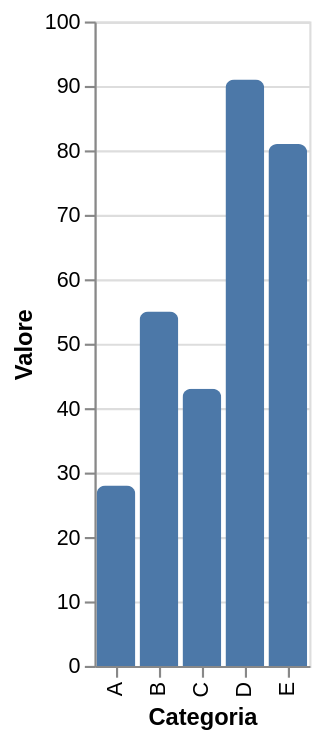

Write the Vega-Lite specification saved for this chart.
### Vega-Lite specification from a JSON file in a GitHub repository (floating-point values rounded to 4 significant figures)
{"$schema": "https://vega.github.io/schema/vega-lite/v5.json", "config": {"view": {"continuousHeight": 300, "continuousWidth": 400}}, "data": {"name": "data-2ac70d189ed9a45a891ae91238c97cd4"}, "datasets": {"data-2ac70d189ed9a45a891ae91238c97cd4": [{"a": "A", "b": 28}, {"a": "B", "b": 55}, {"a": "C", "b": 43}, {"a": "D", "b": 91}, {"a": "E", "b": 81}]}, "params": [{"name": "hover", "select": {"type": "point", "on": "pointerover", "clear": "pointerout"}}], "encoding": {"x": {"field": "a", "type": "nominal", "axis": {"title": "Categoria"}}, "y": {"field": "b", "type": "quantitative", "axis": {"title": "Valore"}}, "tooltip": [{"field": "a", "type": "nominal", "title": "Categoria"}, {"field": "b", "type": "quantitative", "title": "Valore"}], "opacity": {"condition": {"param": "hover", "value": 1}, "value": 0.75}}, "height": 300, "mark": {"type": "bar", "cornerRadiusTopLeft": 4, "cornerRadiusTopRight": 4, "cursor": "pointer"}, "width": "container"}
